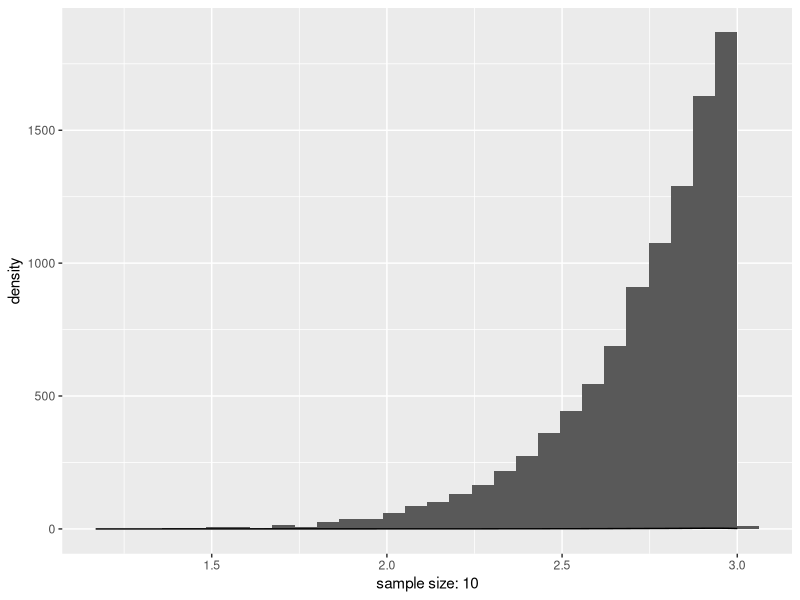
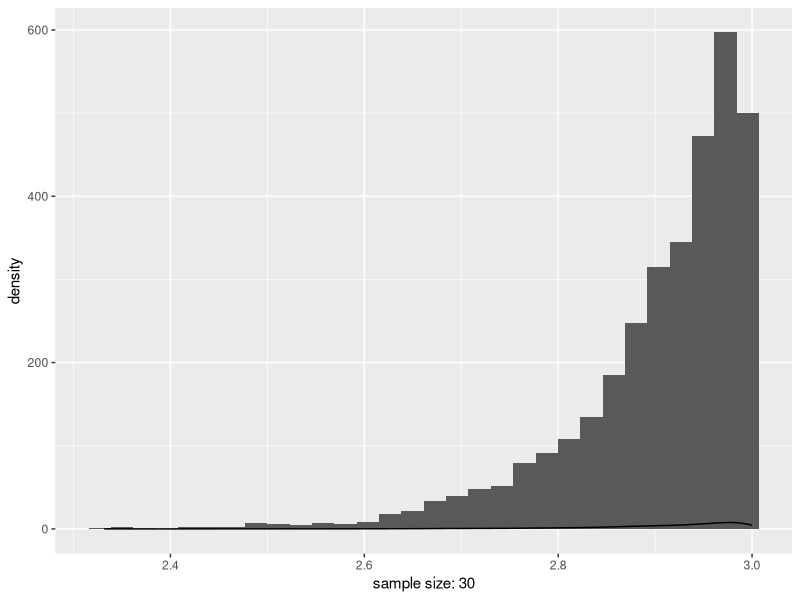
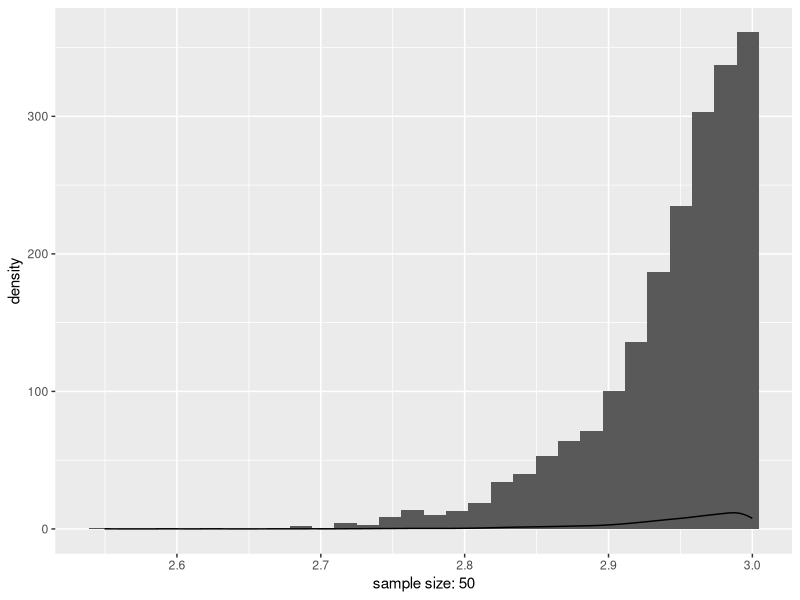
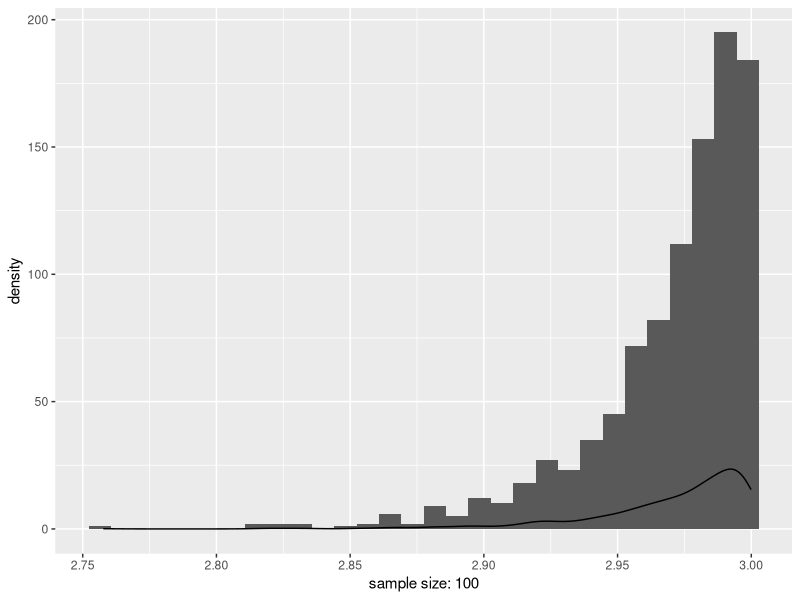
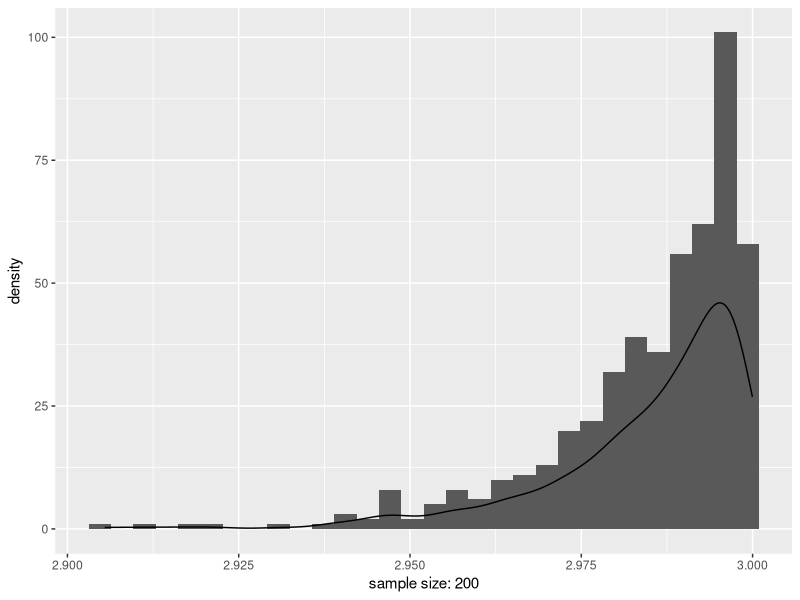

The R script that drew these images, in order:
## ---- chunk 1
set.seed(303)

samples <- list()

for(n in c(10, 30, 50, 100, 200)) {
  total_no_of_samples <- 100000 / n
  
  maxes_vector <- c()
  for (i in 1:total_no_of_samples) {
    x_n <- max(runif(n, 0, 3))
    maxes_vector <- c(maxes_vector, x_n)
  }
  samples[[as.character(n)]] <- maxes_vector
}
## ---- chunk 2
library(ggplot2)

pi <- 1 # to set element names
sample_sizes <- c(10, 30, 50, 100, 200)
plots <- list()
for (samples_of_size_n in samples) {
  df <- as.data.frame(samples_of_size_n)
  plots[[as.character(pi)]] <- ggplot(df, aes(samples_of_size_n)) +
    geom_histogram() +
    geom_density() +
    xlab(paste("sample size:", min(sample_sizes)))
  sample_sizes <- sample_sizes[-which(sample_sizes == min(sample_sizes))]
  pi <- pi + 1
}

## ---- chunk 3
plots$`1`
## ---- chunk 4
plots$`2`
## ---- chunk 5
plots$`3`
## ---- chunk 6
plots$`4`
## ---- chunk 7
plots$`5`
